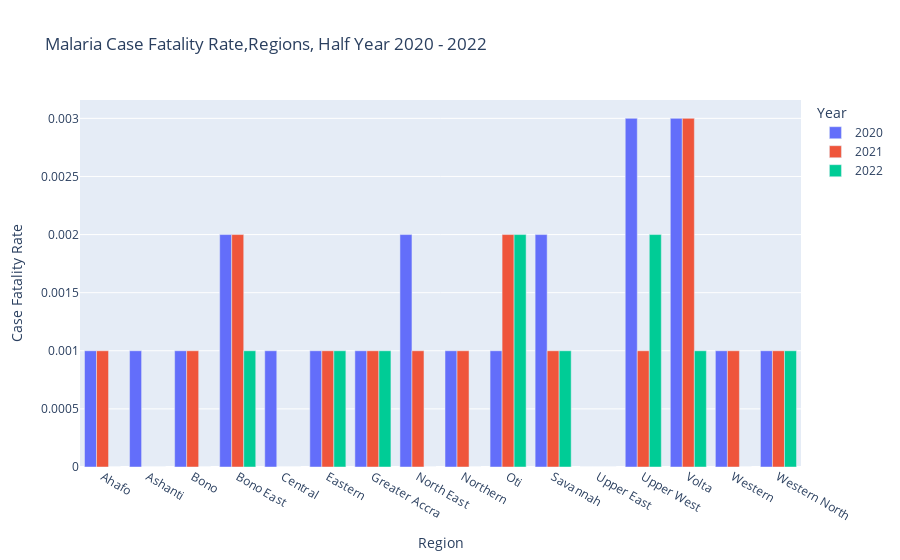

Write notebook code for a chart like this one.
### Code cell
merged_u5_df['Year']=merged_u5_df['Year'].astype(str)
fig=px.bar(merged_u5_df,x='Region',y='CFR',
          color='Year',
          barmode='group',
          title='Malaria Case Fatality Rate,Regions, Half Year 2020 - 2022',
#           text_auto='0.3f'
          )

fig.update_yaxes(title_text='Case Fatality Rate')
fig.show()

### Figure 1 — Plotly figure (JSON) as saved in the notebook; plotly's stock layout.template omitted (floating-point values rounded to 4 significant figures)
{"data": [{"alignmentgroup": "True", "hovertemplate": "Year=2020<br>Region=%{x}<br>CFR=%{y}<extra></extra>", "legendgroup": "2020", "marker": {"color": "#636efa", "pattern": {"shape": ""}}, "name": "2020", "offsetgroup": "2020", "orientation": "v", "showlegend": true, "textposition": "auto", "type": "bar", "x": ["Ahafo", "Ashanti", "Bono", "Bono East", "Central", "Eastern", "Greater Accra", "North East", "Northern", "Oti", "Savannah", "Upper East", "Upper West", "Volta", "Western", "Western North"], "xaxis": "x", "y": [0.001, 0.001, 0.001, 0.002, 0.001, 0.001, 0.001, 0.002, 0.001, 0.001, 0.002, 0, 0.003, 0.003, 0.001, 0.001], "yaxis": "y"}, {"alignmentgroup": "True", "hovertemplate": "Year=2021<br>Region=%{x}<br>CFR=%{y}<extra></extra>", "legendgroup": "2021", "marker": {"color": "#EF553B", "pattern": {"shape": ""}}, "name": "2021", "offsetgroup": "2021", "orientation": "v", "showlegend": true, "textposition": "auto", "type": "bar", "x": ["Ahafo", "Ashanti", "Bono", "Bono East", "Central", "Eastern", "Greater Accra", "North East", "Northern", "Oti", "Savannah", "Upper East", "Upper West", "Volta", "Western", "Western North"], "xaxis": "x", "y": [0.001, 0, 0.001, 0.002, 0, 0.001, 0.001, 0.001, 0.001, 0.002, 0.001, 0, 0.001, 0.003, 0.001, 0.001], "yaxis": "y"}, {"alignmentgroup": "True", "hovertemplate": "Year=2022<br>Region=%{x}<br>CFR=%{y}<extra></extra>", "legendgroup": "2022", "marker": {"color": "#00cc96", "pattern": {"shape": ""}}, "name": "2022", "offsetgroup": "2022", "orientation": "v", "showlegend": true, "textposition": "auto", "type": "bar", "x": ["Ahafo", "Ashanti", "Bono", "Bono East", "Central", "Eastern", "Greater Accra", "North East", "Northern", "Oti", "Savannah", "Upper East", "Upper West", "Volta", "Western", "Western North"], "xaxis": "x", "y": [0, 0, 0, 0.001, 0, 0.001, 0.001, 0, 0, 0.002, 0.001, 0, 0.002, 0.001, 0, 0.001], "yaxis": "y"}], "layout": {"barmode": "group", "legend": {"title": {"text": "Year"}, "tracegroupgap": 0}, "title": {"text": "Malaria Case Fatality Rate,Regions, Half Year 2020 - 2022"}, "xaxis": {"anchor": "y", "domain": [0, 1], "title": {"text": "Region"}}, "yaxis": {"anchor": "x", "domain": [0, 1], "title": {"text": "Case Fatality Rate"}}}}
